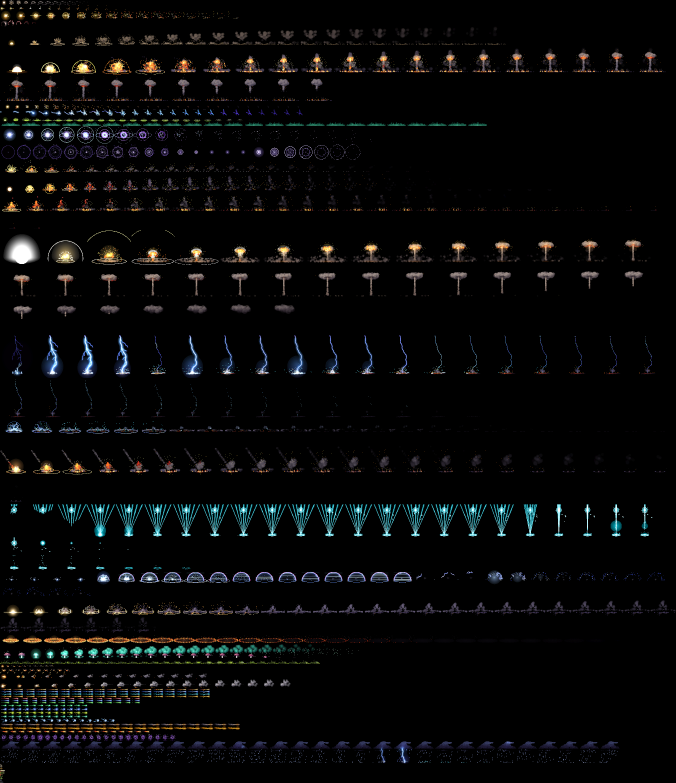
#> input picture assets/fx/fx.webp, 2028 x 2349 px (shown at 1/3 size)
$ python -i gen_fx.py   (imports and definitions only)
#> lines starting #> are read from the running program, lines starting #| are printed output that depends on the picture
"""特效 → assets/fx/fx.webp + js/render/fx_meta.js
三类帧动画打进同一张图集：
  hit  受击 / 爆炸（播一次）       muzzle 枪口 / 炮口火光（播一次，锚点在炮口）
  fly  飞行体（循环播，锚点在弹头，画的时候朝飞行方向转）
素材大多来自 pixelfx（MIT，https://github.com/patch-gg/pixelfx，许可证见 assets/fx/PIXELFX-LICENSE.txt）：
用它的 `node tools/render.mjs <id...> --sheet --no-actor --bg none --all --out <目录>` 导出，每个文件夹里有 <名字>.png 帧图和 <名字>.json
（Aseprite 格式的 frames，meta.pixelfx 里有 fps、pivot）。原图是高清的，这里缩小、裁掉空白、抽帧，必要时按亮度重新上色（tint）。
pixelfx 没有的弹体和缩小后看不清的箭（箭、石子、骨矛、吹箭、毒刺、荆刺、种荚、铁球、航弹、巨石）在 SELF 里用字符画自己画。
弹道外观怎么对应到各时代，见 design/quick-specs/projectile-styles.md 和 js/core/data.js 的 PROJ_STYLE。
画的时候按 FX_SCALE（和兵种的 SPRITE_SCALE 一样 1.6）放大、不插值，看起来和兵种像素画一致。
运行：python tools/gen_fx.py [pixelfx 导出目录]（默认读环境变量 PIXELFX_DIR）
"""
import json
import os
import sys
from PIL import Image, ImageChops, ImageDraw, ImageFilter

ROOT = os.path.join(os.path.dirname(__file__), '..')
OUT_IMG = os.path.join(ROOT, 'assets', 'fx', 'fx.webp')
OUT_META = os.path.join(ROOT, 'js', 'render', 'fx_meta.js')
SHEET_W = 2048       # 打包图最宽多少像素

# 按亮度重新上色用的色带（暗 → 亮）
RAMP = {
    'blue':  ['#0a1440', '#2f5fd8', '#9cc8ff', '#ffffff'],
    'cyan':  ['#002e34', '#0098aa', '#70eeff', '#ffffff'],
    'gold':  ['#3a1c00', '#b07010', '#ffd040', '#fffbe0'],
    'green': ['#0a3010', '#30c040', '#b0ff80', '#ffffff'],
    'acid':  ['#1c2a06', '#84ac10', '#e0f040', '#ffffe0'],
    'spore': ['#06221c', '#1f7a60', '#62d6a8', '#e0fff2'],
    'venom': ['#140c1e', '#4a7a20', '#b0e060', '#f0ffd0'],
    'thorn': ['#1a1408', '#5a4a20', '#94a454', '#e6eeb8'],
    'wood':  ['#1a1006', '#5e3e1c', '#8a7a3a', '#c8c890'],
}

# 游戏里的名字: 参数
#   src pixelfx 路径；down 缩小倍数；a..b 用哪几帧；every 每几帧取一帧；fps 播放帧率；tint 上色色带；kind 见文件头
# 缩小倍数决定大小：兵种约 40 像素宽，受击特效缩到 20~50 像素、爆炸 60~130 像素，飞行体 8~30 像素
FX = {
    # ---- 受击 / 爆炸 ----
    'blunt':   dict(src='impacts/blunt-hit', down=4, b=26, every=2, fps=24),          # 近战钝击
    'spark':   dict(src='impacts/hit-spark', down=4, b=14, fps=30),                   # 远程命中
    'crit':    dict(src='impacts/crit-hit', down=3.5, b=16, fps=30),                  # 重击（重装、克制）
    'flash':   dict(src='impacts/hit-flash', down=2.5, b=5, fps=20),                  # 基地受击（原图带一个示例人形，见 strip_body）
    'dirt':    dict(src='explosions/dirt-explosion', down=3.5, b=66, every=3, fps=22, sparks=True),  # 溅射
    'big':     dict(src='explosions/big-explosion', down=3, b=120, every=4, fps=22, sparks=True),    # 大招 / 巨炮
    'bullet':  dict(src='impacts/bullet-impact', down=3.5, b=30, fps=30),             # 子弹命中
    'zap':     dict(src='lightning/zap-hit', down=3, b=24, fps=30),                   # 电击
    'acid':    dict(src='nature/acid-splash', down=3.5, a=10, b=80, every=3, fps=22),  # 酸液 / 毒液溅
    'spore':   dict(src='nature/poison-cloud', down=3.5, b=72, every=3, fps=20, tint='spore'),   # 孢子云
    'plasma':  dict(src='explosions/plasma-explosion', down=3.5, b=40, every=2, fps=24),         # 等离子爆
    'implode': dict(src='explosions/implosion', down=3.5, b=51, every=2, fps=24),     # 内爆（引力井）
    'grenade': dict(src='explosions/grenade', down=3.5, a=52, b=127, every=3, fps=22, sparks=True),           # 手雷 / 空爆
    'boom':    dict(src='explosions/small-explosion', down=3.5, b=110, every=4, fps=22, sparks=True),         # 小爆炸
    'barrel':  dict(src='explosions/barrel-explosion', down=3.5, a=34, b=150, every=4, fps=22, sparks=True),  # 油桶爆
    'nuke':    dict(src='explosions/nuke', down=3, b=220, every=6, fps=18, sparks=True),           # 小核爆
    'strike':  dict(src='lightning/lightning-strike', down=2, a=22, b=91, every=2, fps=24),     # 雷暴落雷（从劈下来前一刻开始）
    'thunder': dict(src='lightning/thunderclap', down=3, a=8, b=58, every=2, fps=24),           # 雷暴落地的电震波
    # 大招落点（按 data.js 的 SHELL_STYLE 选，见 sim.js SHELL_LAND）
    'meteor':  dict(src='fire/meteor', down=2.5, a=23, b=115, every=4, fps=20, sparks=True),        # 陨石落地（只取撞击之后）
    'pillar':  dict(src='holy/holy-pillar', down=2.2, a=12, b=100, every=3, fps=24, tint='cyan'),  # 轨道打击光柱
    'emp':     dict(src='scifi/emp-blast', down=2.2, a=6, b=72, every=2, fps=24),       # 无人机群电磁脉冲
    'slam':    dict(src='impacts/ground-slam', down=3, a=0, b=64, every=2, fps=24),     # 落地冲击波（替换原矢量光圈）
    'burn':    dict(src='fire/fire-ring', down=3, a=18, b=104, every=3, fps=14),        # 落点燃烧 / 焦痕（替换原矢量焦痕）
    'burst':   dict(src='nature/spore-burst', down=2.2, a=20, b=97, every=3, fps=18),   # 孢子大招落点：菌菇炸开一团孢子
    'puddle':  dict(src='nature/toxic-puddle', down=3, a=0, b=120, every=4, fps=10),   # 孢子落点毒池
    # ---- 枪口 / 炮口火光 ----
    'm_pistol':  dict(src='projectiles/muzzle-pistol', down=3.5, b=10, fps=30, kind='muzzle'),
    'm_smg':     dict(src='projectiles/muzzle-smg', down=3.5, b=10, fps=30, kind='muzzle'),
    'm_shotgun': dict(src='projectiles/muzzle-shotgun', down=3.5, b=30, every=2, fps=24, kind='muzzle'),
    'm_cannon':  dict(src='projectiles/cannonball', down=3.5, b=36, every=2, fps=24, kind='muzzle'),
    # ---- 飞行体（pixelfx 的循环特效）----
    'tracer':   dict(src='projectiles/bullet-tracer', down=4.5, fps=30, kind='fly'),
    'tracer_b': dict(src='projectiles/bullet-tracer', down=4.5, fps=30, kind='fly', tint='blue'),
    'tracer_c': dict(src='projectiles/bullet-tracer', down=4.5, fps=30, kind='fly', tint='cyan'),
    'tracer_y': dict(src='projectiles/bullet-tracer', down=4.5, fps=30, kind='fly', tint='gold'),
    'laser':    dict(src='projectiles/laser-bolt', down=4, fps=30, kind='fly'),
    'laser_b':  dict(src='projectiles/laser-bolt', down=4, fps=30, kind='fly', tint='blue'),
    'laser_g':  dict(src='projectiles/laser-bolt', down=4, fps=30, kind='fly', tint='green'),
    'plasma_g': dict(src='projectiles/plasma-shot', down=4.5, fps=30, every=2, kind='fly'),
    'plasma_b': dict(src='projectiles/plasma-shot', down=4.5, fps=30, every=2, kind='fly', tint='blue'),
    'plasma_a': dict(src='projectiles/plasma-shot', down=4.5, fps=30, every=2, kind='fly', tint='acid'),
    'plasma_s': dict(src='projectiles/plasma-shot', down=4.5, fps=30, every=2, kind='fly', tint='spore'),
    'disc':     dict(src='projectiles/energy-disc', down=4, fps=30, kind='fly'),
    'rocket':   dict(src='projectiles/rocket', down=6, every=2, fps=30, kind='fly'),
    'rocket_y': dict(src='projectiles/rocket', down=6, every=2, fps=30, kind='fly', tint='gold'),
    'fireball': dict(src='fire/fireball', down=4.5, every=2, fps=30, kind='fly'),
    'void':     dict(src='shadow/void-orb', down=6, every=4, fps=24, kind='fly', center=True),
    'cloud':    dict(src='lightning/storm-cloud', down=2.5, every=3, fps=10, kind='fly', boost=1),   # 雷暴：落雷前在落点上空聚起的雷云
}

# 自绘弹体：字符画，弹头朝右，每个字符一个像素；'.' 和空格透明。锚点 = 弹头（最右一列的中间）
# spin：画的时候自己转（圆的东西），不跟着飞行方向
SELF_PAL = {
    'k': '#120e0a', 'G': '#c4bcae', 'g': '#8e8474', 'd': '#5c5448',         # 石头
    'B': '#e6dcc0', 'b': '#a8986e', 'W': '#fbf4e2',                         # 骨头
    'r': '#d04a3a', 's': '#c9a46a', 't': '#2a2620',                         # 吹箭：羽、杆、尖
    'y': '#f0c838', 'v': '#b8f060',                                         # 蜂刺：黄、毒液
    'n': '#6f9a3a', 'm': '#43602a', 'p': '#d8e8a0',                         # 荆刺 / 种荚
    'i': '#3c3c44', 'I': '#9494a2', 'j': '#1c1c22', 'f': '#6c6a58',         # 铁球 / 航弹
}
SELF = {
    'stone': dict(spin=True, rows=[
        '.kkk.',
        'kGggk',
        'kggdk',
        '.kkk.']),
    'boulder': dict(spin=True, rows=[
        '..kkkk..',
        '.kGGggk.',
        'kGggggdk',
        'kgggdgdk',
        'kggddddk',
        '.kgdddk.',
        '..kkkk..']),
    'boulder_w': dict(spin=True, tint='wood', base='boulder'),
    'bone': dict(rows=[
        '..........kk...',
        'kbbbbbbbbbkWWk.',
        'kBBBBBBBBBBWWWWk',
        'kbbbbbbbbbkWWk.',
        '..........kk...']),
    'arrow': dict(rows=[
        'rr.........k..',
        'rrsssssssssWWk',
        'rr.........k..']),
    'arrow_g': dict(tint='venom', base='arrow'),
    'arrow_t': dict(tint='thorn', base='arrow'),
    'dart': dict(rows=[
        'rr.......',
        'rrsssssst',
        'rr.......']),
    'sting': dict(rows=[
        '.kkk...',
        'kyykkkv',
        '.kkk...']),
    'thorn': dict(rows=[
        '.mm......',
        'mnnnnnnmp',
        '.mm......']),
    'seed': dict(spin=True, rows=[
        '..kkkk..',
        '.knppnk.',
        'knnnnnpk',
        'knmnmnnk',
        '.kmmmnk.',
        '..kkkk..']),
    'ball': dict(rows=[
        '.jjjj.',
        'jiIiij',
        'jIiiij',
        'jiiiij',
        'jiijjj',
        '.jjjj.']),
    'bomb': dict(rows=[
        'jj..jjjj...',
        'jfjjiiiijj.',
        'jffiiIiiiij',
        'jfjjiiiijj.',
        'jj..jjjj...']),
}


def hexrgb(h):
    h = h.lstrip('#')
    return tuple(int(h[i:i + 2], 16) for i in (0, 2, 4))


# [102 lines left out: functions load, tint, from_pixelfx, from_self, main, not called in this run]


def strip_body(frames):
    """hit-flash 是"人被打中闪一下"，图里画了一个示例人形。用第 8~10 帧（只剩灰色人形）
    拼出身体的形状，填实、外扩几像素，再从每一帧里抠掉，只留光晕、星芒和放射的短线。"""
    w, h = frames[0].size
    body = Image.new('L', (w, h), 0)
    for f in frames[8:11]:
        body = ImageChops.lighter(body, f.getchannel('A').point(lambda v: 255 if v > 0 else 0))
    # 填实：从边上往里灌，灌不到的就是身体内部
    flood = body.copy()
    ImageDraw.floodfill(flood, (0, 0), 128)
    body = flood.point(lambda v: 0 if v == 128 else 255)
    body = body.filter(ImageFilter.MaxFilter(5))
    keep = ImageChops.invert(body)
    out = []
    for f in frames:
        r, g, b, a = f.split()
        out.append(Image.merge('RGBA', (r, g, b, ImageChops.multiply(a, keep))))
    return out


# [23 lines left out: functions keep_sparks, boost, clean, not called in this run]


# [2 lines not run here, left out]

>>> import cv2
>>> picture = cv2.imread('../assets/fx/fx.webp', cv2.IMREAD_GRAYSCALE)
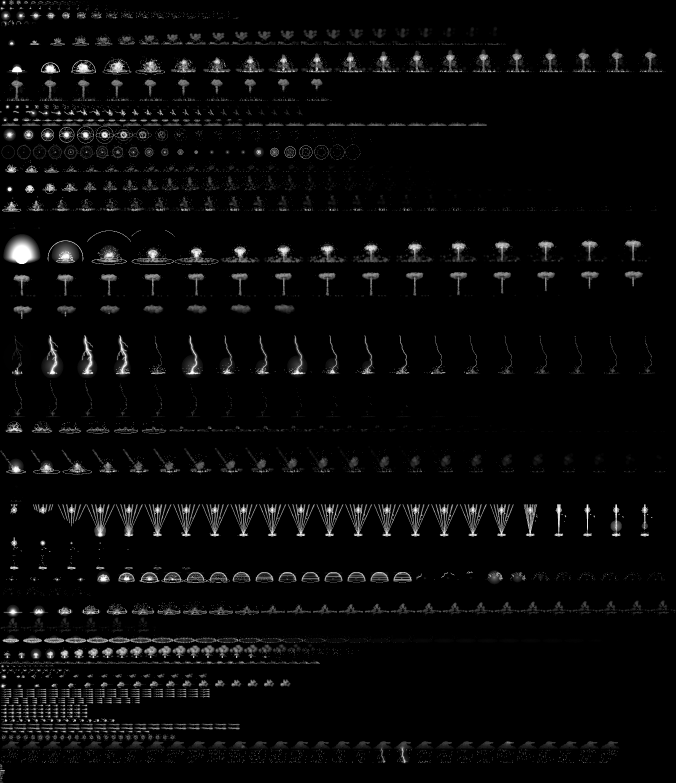
#> picture: shape (2349, 2028) (shown at 1/3 size); min 0, max 255, mean 8.4
#> (the run stopped early here; a loop or call above may not have finished)
